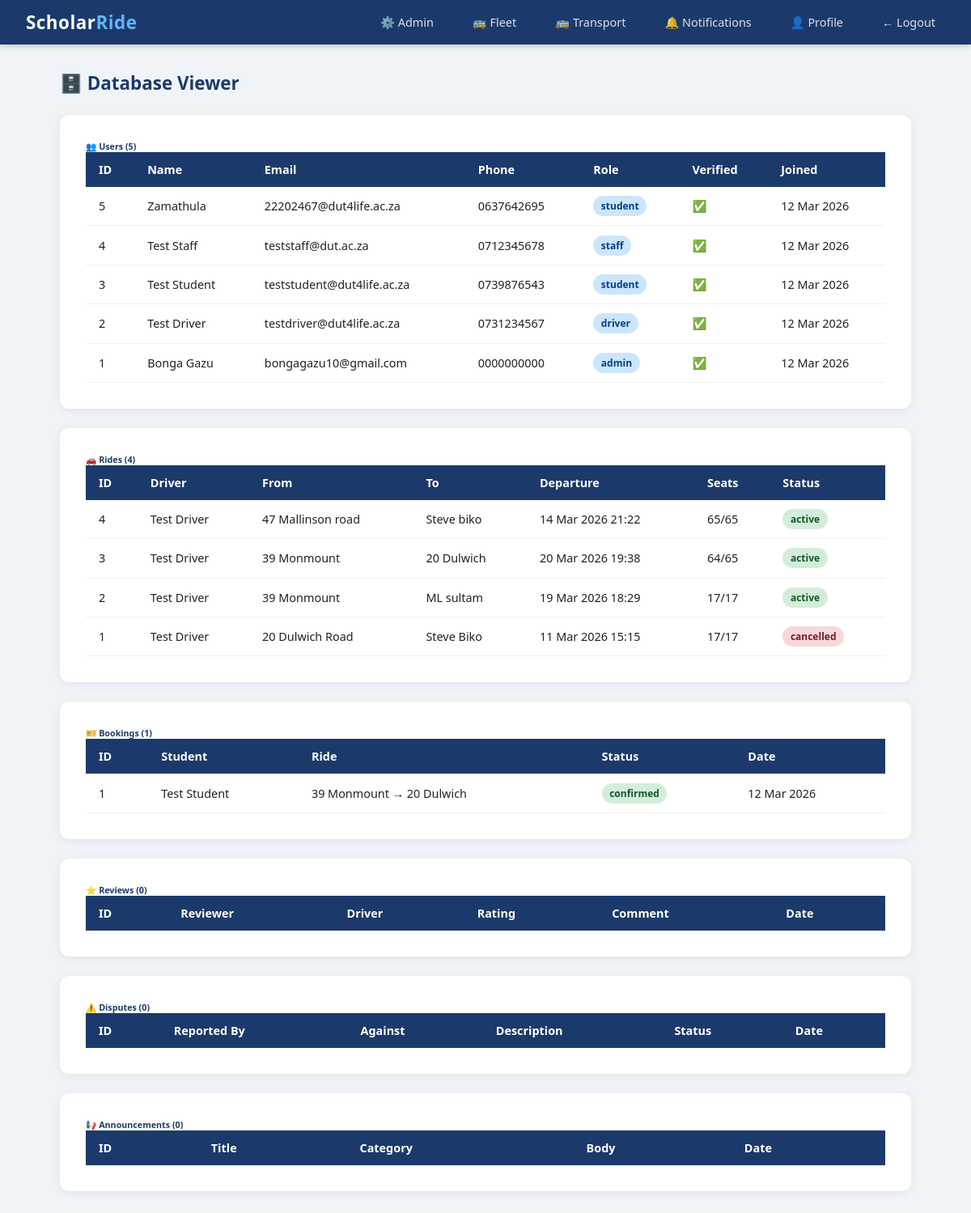
/admin/database (signed in), run on an earlier commit of the app's database.
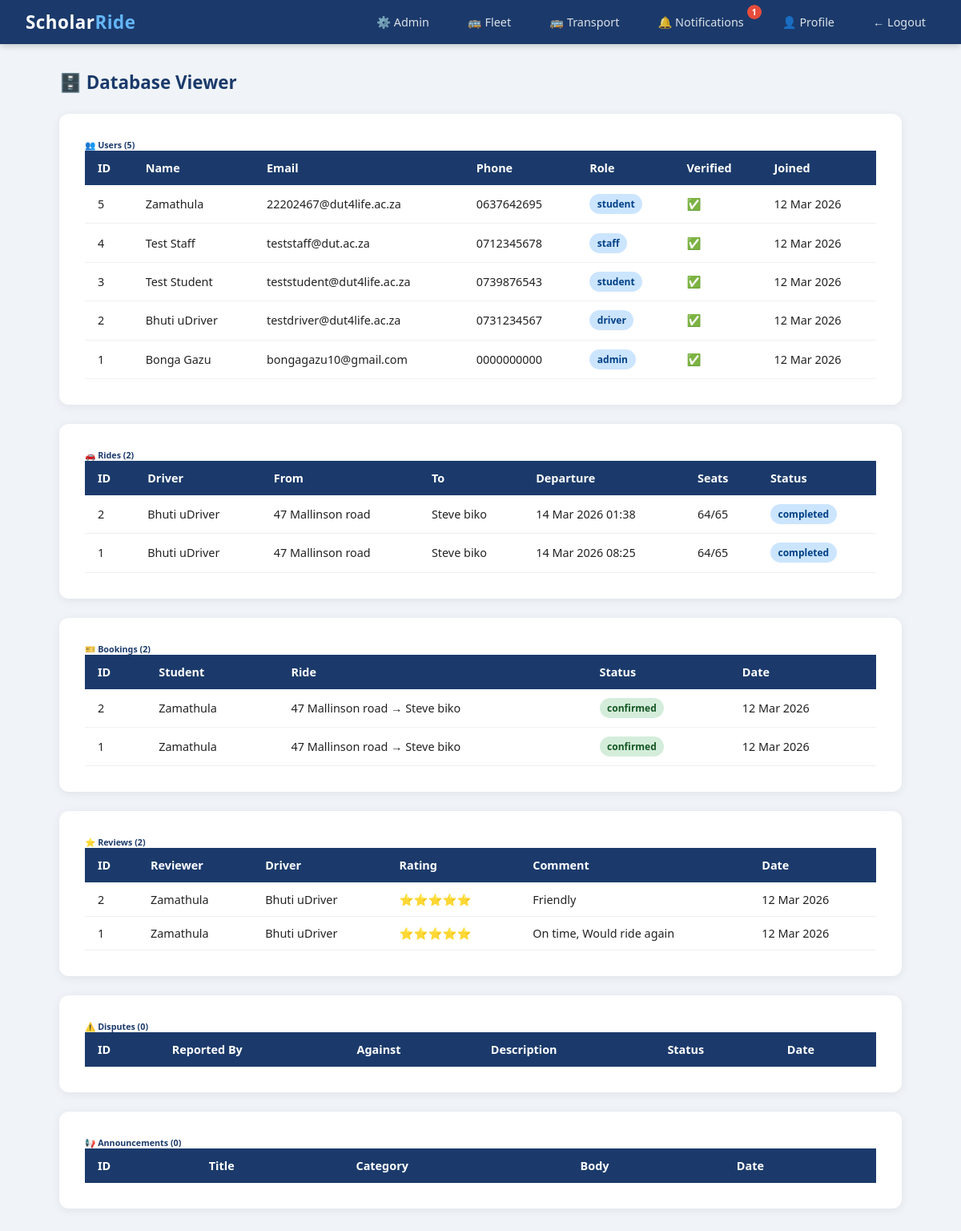
And on a later commit of the database.
### scholar_ride/models.py (models this page shows)
class User(db.Model, UserMixin):
    id = db.Column(db.Integer, primary_key=True)
    student_number = db.Column(db.String(20), unique=True, nullable=True)
    staff_number = db.Column(db.String(20), unique=True, nullable=True)
    full_name = db.Column(db.String(100), nullable=False)
    email = db.Column(db.String(120), unique=True, nullable=False)
    phone = db.Column(db.String(20), nullable=False)
    password_hash = db.Column(db.String(128), nullable=False)
    role = db.Column(db.String(20), default='student')
    department = db.Column(db.String(100), nullable=True)
    verified = db.Column(db.Boolean, default=False)
    approval_status = db.Column(db.String(20), default='pending')
    otp = db.Column(db.String(6), nullable=True)
    created_at = db.Column(db.DateTime, default=datetime.utcnow)
    rides = db.relationship('Ride', backref='driver', lazy=True)
    bookings = db.relationship('Booking', backref='student', lazy=True)

class Ride(db.Model):
    id = db.Column(db.Integer, primary_key=True)
    driver_id = db.Column(db.Integer, db.ForeignKey('user.id'), nullable=False)
    origin = db.Column(db.String(200), nullable=False)
    destination = db.Column(db.String(200), nullable=False)
    departure_time = db.Column(db.DateTime, nullable=False)
    available_seats = db.Column(db.Integer, nullable=False)
    total_seats = db.Column(db.Integer, nullable=False)
    status = db.Column(db.String(20), default='active')
    created_at = db.Column(db.DateTime, default=datetime.utcnow)
    bookings = db.relationship('Booking', backref='ride', lazy=True)
    vehicle_type = db.Column(db.String(50), nullable=True)
    vehicle_model = db.Column(db.String(100), nullable=True)
    registration_number = db.Column(db.String(20), nullable=True)

class Booking(db.Model):
    id = db.Column(db.Integer, primary_key=True)
    ride_id = db.Column(db.Integer, db.ForeignKey('ride.id'), nullable=False)
    student_id = db.Column(db.Integer, db.ForeignKey('user.id'), nullable=False)
    booking_date = db.Column(db.DateTime, default=datetime.utcnow)
    status = db.Column(db.String(20), default='pending')

class Review(db.Model):
    id = db.Column(db.Integer, primary_key=True)
    ride_id = db.Column(db.Integer, db.ForeignKey('ride.id'), nullable=False)
    reviewer_id = db.Column(db.Integer, db.ForeignKey('user.id'), nullable=False)
    driver_id = db.Column(db.Integer, db.ForeignKey('user.id'), nullable=False)
    rating = db.Column(db.Integer, nullable=False)
    comment = db.Column(db.Text, nullable=True)
    created_at = db.Column(db.DateTime, default=datetime.utcnow)
    reviewer = db.relationship('User', foreign_keys=[reviewer_id])
    driver = db.relationship('User', foreign_keys=[driver_id])

### scholar_ride/routes/admin.py (the view)
@admin.route('/admin/database')
@login_required
@admin_required
def database_viewer():
    from scholar_ride.models import Review
    users = User.query.order_by(User.created_at.desc()).all()
    rides = Ride.query.order_by(Ride.created_at.desc()).all()
    bookings = Booking.query.order_by(Booking.booking_date.desc()).all()
    reviews = Review.query.order_by(Review.created_at.desc()).all()
    disputes = Dispute.query.order_by(Dispute.created_at.desc()).all()
    announcements = Announcement.query.order_by(Announcement.created_at.desc()).all()
    return render_template('admin/database.html',
        users=users,
        rides=rides,
        bookings=bookings,
        reviews=reviews,
        disputes=disputes,
        announcements=announcements
    )

### scholar_ride/models.py (called while the page is built)
@login_manager.user_loader
def load_user(user_id):
    return User.query.get(int(user_id))

### scholar_ride/routes/admin.py (called while the page is built)
def admin_required(f):
    from functools import wraps
    @wraps(f)
    def decorated(*args, **kwargs):
        if not current_user.is_authenticated or current_user.role != 'admin':
            flash('Admin access required.', 'danger')
            return redirect('/rides')
        return f(*args, **kwargs)
    return decorated

### scholar_ride/templates/admin/database.html (shortened to what the changed rows need)
{% extends "base.html" %}
{% block content %}
<div class="card p-3 mb-4">
    <table>
        <thead>
            <tr>
                <th>ID</th>
                <th>Name</th>
                <th>Email</th>
                <th>Phone</th>
                <th>Role</th>
                <th>Verified</th>
                <th>Joined</th>
            </tr>
        </thead>
        <tbody>
            {% for u in users %}
            <tr>
                <td>{{ u.id }}</td>
                <td>{{ u.full_name }}</td>
                <td>{{ u.email }}</td>
                <td>{{ u.phone }}</td>
                <td><span class="badge badge-primary">{{ u.role }}</span></td>
                <td>{% if u.verified %}✅{% else %}❌{% endif %}</td>
                <td>{{ u.created_at.strftime('%d %b %Y') }}</td>
            </tr>
            {% endfor %}
        </tbody>
    </table>
</div>
<div class="card p-3 mb-4">
    <h6 style="color:#1B3A6B;" class="mb-3">🚗 Rides ({{ rides|length }})</h6>
    <table>
        <thead>
            <tr>
                <th>ID</th>
                <th>Driver</th>
                <th>From</th>
                <th>To</th>
                <th>Departure</th>
                <th>Seats</th>
                <th>Status</th>
            </tr>
        </thead>
        <tbody>
            {% for r in rides %}
            <tr>
                <td>{{ r.id }}</td>
                <td>{{ r.driver.full_name }}</td>
                <td>{{ r.origin }}</td>
                <td>{{ r.destination }}</td>
                <td>{{ r.departure_time.strftime('%d %b %Y %H:%M') }}</td>
                <td>{{ r.available_seats }}/{{ r.total_seats }}</td>
                <td><span class="badge
                    {% if r.status == 'active' %}badge-success
                    {% elif r.status == 'completed' %}badge-primary
                    {% elif r.status == 'cancelled' %}badge-danger
                    {% else %}badge-warning{% endif %}">
                    {{ r.status }}
                </span></td>
            </tr>
            {% endfor %}
        </tbody>
    </table>
</div>
<div class="card p-3 mb-4">
    <h6 style="color:#1B3A6B;" class="mb-3">🎫 Bookings ({{ bookings|length }})</h6>
    <table>
        <thead>
            <tr>
                <th>ID</th>
                <th>Student</th>
                <th>Ride</th>
                <th>Status</th>
                <th>Date</th>
            </tr>
        </thead>
        <tbody>
            {% for b in bookings %}
            <tr>
                <td>{{ b.id }}</td>
                <td>{{ b.student.full_name }}</td>
                <td>{{ b.ride.origin }} → {{ b.ride.destination }}</td>
                <td><span class="badge
                    {% if b.status == 'confirmed' %}badge-success
                    {% elif b.status == 'pending' %}badge-warning
                    {% else %}badge-danger{% endif %}">
                    {{ b.status }}
                </span></td>
                <td>{{ b.booking_date.strftime('%d %b %Y') }}</td>
            </tr>
            {% endfor %}
        </tbody>
    </table>
</div>
<div class="card p-3 mb-4">
    <h6 style="color:#1B3A6B;" class="mb-3">⭐ Reviews ({{ reviews|length }})</h6>
    <table>
        <thead>
            <tr>
                <th>ID</th>
                <th>Reviewer</th>
                <th>Driver</th>
                <th>Rating</th>
                <th>Comment</th>
                <th>Date</th>
            </tr>
        </thead>
        <tbody>
            {% for rv in reviews %}
            <tr>
                <td>{{ rv.id }}</td>
                <td>{{ rv.reviewer.full_name }}</td>
                <td>{{ rv.driver.full_name }}</td>
                <td>{% for i in range(rv.rating) %}⭐{% endfor %}</td>
                <td>{{ rv.comment or '—' }}</td>
                <td>{{ rv.created_at.strftime('%d %b %Y') }}</td>
            </tr>
            {% endfor %}
        </tbody>
    </table>
</div>
<div class="card p-3 mb-4">
    <table>
        <thead>
            <tr>
                <th>ID</th>
                <th>Reported By</th>
                <th>Against</th>
                <th>Description</th>
                <th>Status</th>
                <th>Date</th>
            </tr>
        </thead>
    </table>
</div>
<div class="card p-3 mb-4">
    <table>
        <thead>
            <tr>
                <th>ID</th>
                <th>Title</th>
                <th>Category</th>
                <th>Body</th>
                <th>Date</th>
            </tr>
        </thead>
    </table>
</div>
{% endblock %}

What changed in the data, as far as the page shows it:
removed Ride: id "4", driver.full_name "Test Driver", origin "47 Mallinson road", destination "Steve biko", departure_time "14 Mar 2026 21:22", available_seats "65", total_seats "65", status "active"
removed Ride: id "3", driver.full_name "Test Driver", origin "39 Monmount", destination "20 Dulwich", departure_time "20 Mar 2026 19:38", available_seats "64", total_seats "65", status "active"
changed User "testdriver@dut4life.ac.za": full_name "Test Driver" → "Bhuti uDriver"
changed Ride id 2: driver.full_name "Test Driver" → "Bhuti uDriver"; origin "39 Monmount" → "47 Mallinson road"; destination "ML sultam" → "Steve biko"; departure_time "19 Mar 2026 18:29" → "14 Mar 2026 01:38"; available_seats "17" → "64"; total_seats "17" → "65"; status "active" → "completed"
changed Ride id 1: driver.full_name "Test Driver" → "Bhuti uDriver"; origin "20 Dulwich Road" → "47 Mallinson road"; destination "Steve Biko" → "Steve biko"; departure_time "11 Mar 2026 15:15" → "14 Mar 2026 08:25"; available_seats "17" → "64"; total_seats "17" → "65"; status "cancelled" → "completed"
added Booking: id "2", student.full_name "Zamathula", ride.origin "47 Mallinson road", ride.destination "Steve biko", status "confirmed", booking_date "12 Mar 2026"
changed Booking id 1: student.full_name "Test Student" → "Zamathula"; ride.origin "39 Monmount" → "47 Mallinson road"; ride.destination "20 Dulwich" → "Steve biko"
added Review: id "2", reviewer.full_name "Zamathula", driver.full_name "Bhuti uDriver", rating 5 (drawn), comment "Friendly", created_at "12 Mar 2026"
added Review: id "1", reviewer.full_name "Zamathula", driver.full_name "Bhuti uDriver", rating 5 (drawn), comment "On time, Would ride again", created_at "12 Mar 2026"
Also different on the page:
{{ unread_count }}: (not shown) → "1"
{{ rides|length }}: "4" → "2"
{{ bookings|length }}: "1" → "2"
{{ reviews|length }}: "0" → "2"
